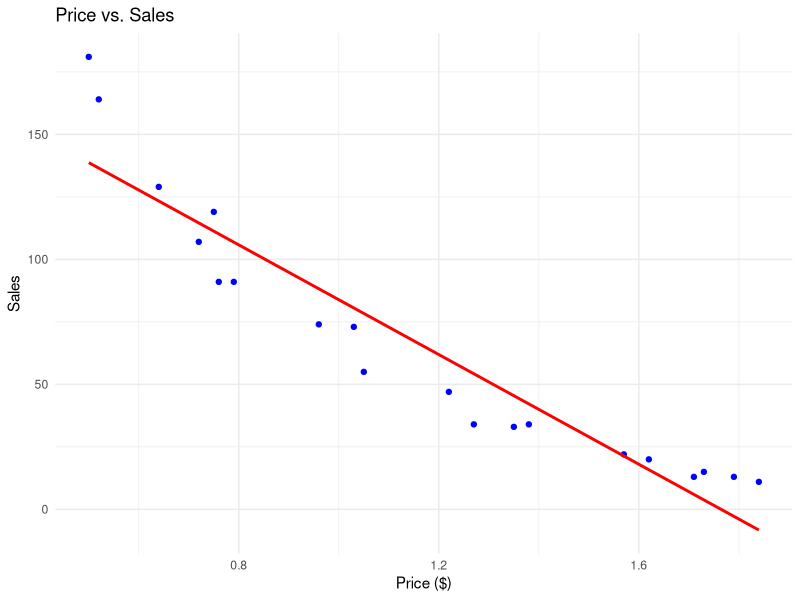
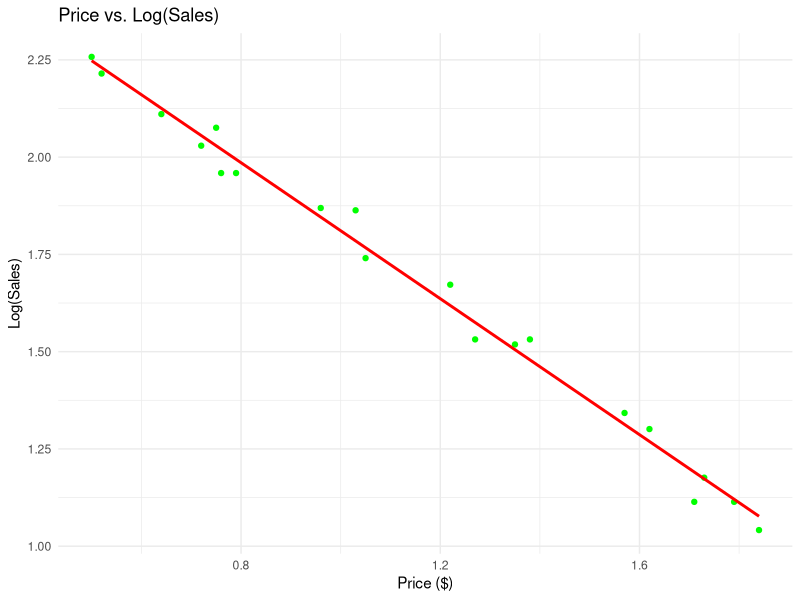

Write the R code that produced these figures, in order.
#Page No.472
library(ggplot2)

price <- c(0.50, 1.35, 0.79, 1.71, 1.38, 1.22, 1.03, 1.84, 1.73, 1.62,
           0.76, 1.79, 1.57, 1.27, 0.96, 0.52, 0.64, 1.05, 0.72, 0.75)
sales <- c(181, 33, 91, 13, 34, 47, 73, 11, 15, 20,
           91, 13, 22, 34, 74, 164, 129, 55, 107, 119)

data <- data.frame(price, sales)

model <- lm(sales ~ price, data = data)
summary(model)

ggplot(data, aes(x = price, y = sales)) +
  geom_point(color = "blue") +
  geom_smooth(method = "lm", color = "red", se = FALSE) +
  labs(title = "Price vs. Sales", x = "Price ($)", y = "Sales") +
  theme_minimal()

r_squared <- summary(model)$r.squared
correlation <- sqrt(r_squared) * sign(coef(model)[2])
cat("Correlation Coefficient:", correlation)

log_sales <- log10(sales)
data$log_sales <- log_sales

log_model <- lm(log_sales ~ price, data = data)
summary(log_model)

ggplot(data, aes(x = price, y = log_sales)) +
  geom_point(color = "green") +
  geom_smooth(method = "lm", color = "red", se = FALSE) +
  labs(title = "Price vs. Log(Sales)", x = "Price ($)", y = "Log(Sales)") +
  theme_minimal()

x_new <- 1.25
log_pred <- predict(log_model, newdata = data.frame(price = x_new))
predicted_sales <- 10^log_pred  # Antilog to get actual sales
cat("Predicted Sales at $1.25:", round(predicted_sales), "bottles")

#The answer may slightly vary due to rounding off values.
